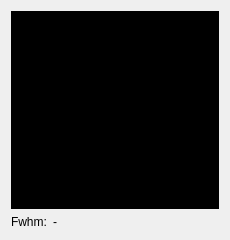
<?xml version="1.0" encoding="UTF-8"?>
<ui version="4.0">
 <class>FwhmViewPanel</class>
 <widget class="QWidget" name="FwhmViewPanel">
  <property name="geometry">
   <rect>
    <x>0</x>
    <y>0</y>
    <width>230</width>
    <height>240</height>
   </rect>
  </property>
  <property name="sizePolicy">
   <sizepolicy hsizetype="Fixed" vsizetype="Fixed">
    <horstretch>1</horstretch>
    <verstretch>1</verstretch>
   </sizepolicy>
  </property>
  <property name="minimumSize">
   <size>
    <width>230</width>
    <height>240</height>
   </size>
  </property>
  <property name="windowTitle">
   <string>Form</string>
  </property>
  <layout class="QGridLayout" name="gridLayout_2">
   <item row="0" column="0">
    <layout class="QGridLayout" name="gridLayout" rowstretch="1,0" columnstretch="0,1">
     <item row="1" column="0">
      <widget class="QLabel" name="label">
       <property name="frameShape">
        <enum>QFrame::NoFrame</enum>
       </property>
       <property name="text">
        <string>Fwhm:</string>
       </property>
      </widget>
     </item>
     <item row="1" column="1">
      <widget class="QLabel" name="lblFwhmValue">
       <property name="text">
        <string>-</string>
       </property>
      </widget>
     </item>
     <item row="0" column="0" colspan="2">
      <layout class="QGridLayout" name="layFwhmViewWidget">
       <item row="0" column="0">
        <widget class="QWidget" name="widget" native="true">
         <property name="sizePolicy">
          <sizepolicy hsizetype="Expanding" vsizetype="Expanding">
           <horstretch>1</horstretch>
           <verstretch>1</verstretch>
          </sizepolicy>
         </property>
         <property name="styleSheet">
          <string notr="true">background-color: #000000;</string>
         </property>
        </widget>
       </item>
      </layout>
     </item>
    </layout>
   </item>
  </layout>
 </widget>
 <resources/>
 <connections/>
</ui>
